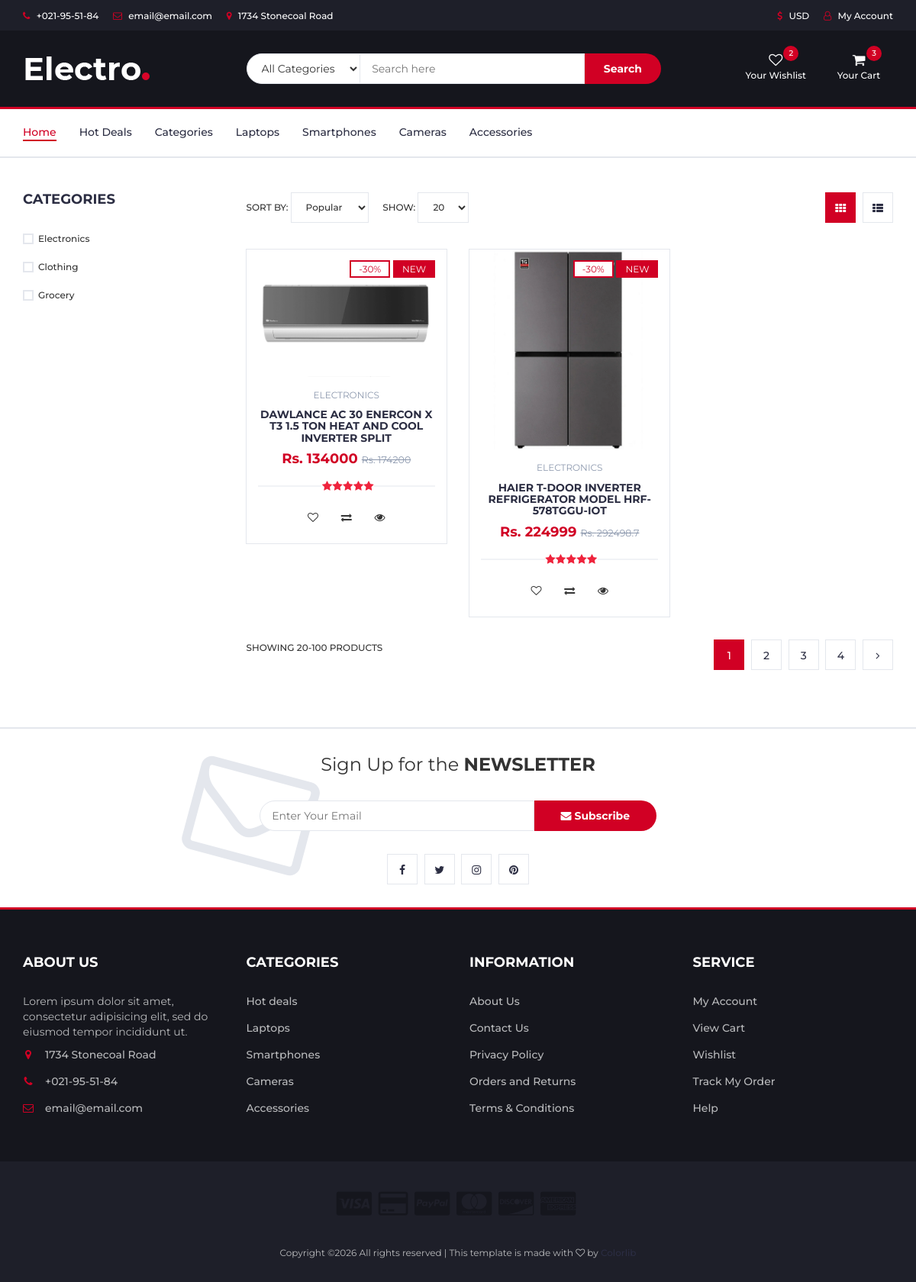
The page /ecommerce/User/store.php on the database as committed earlier.
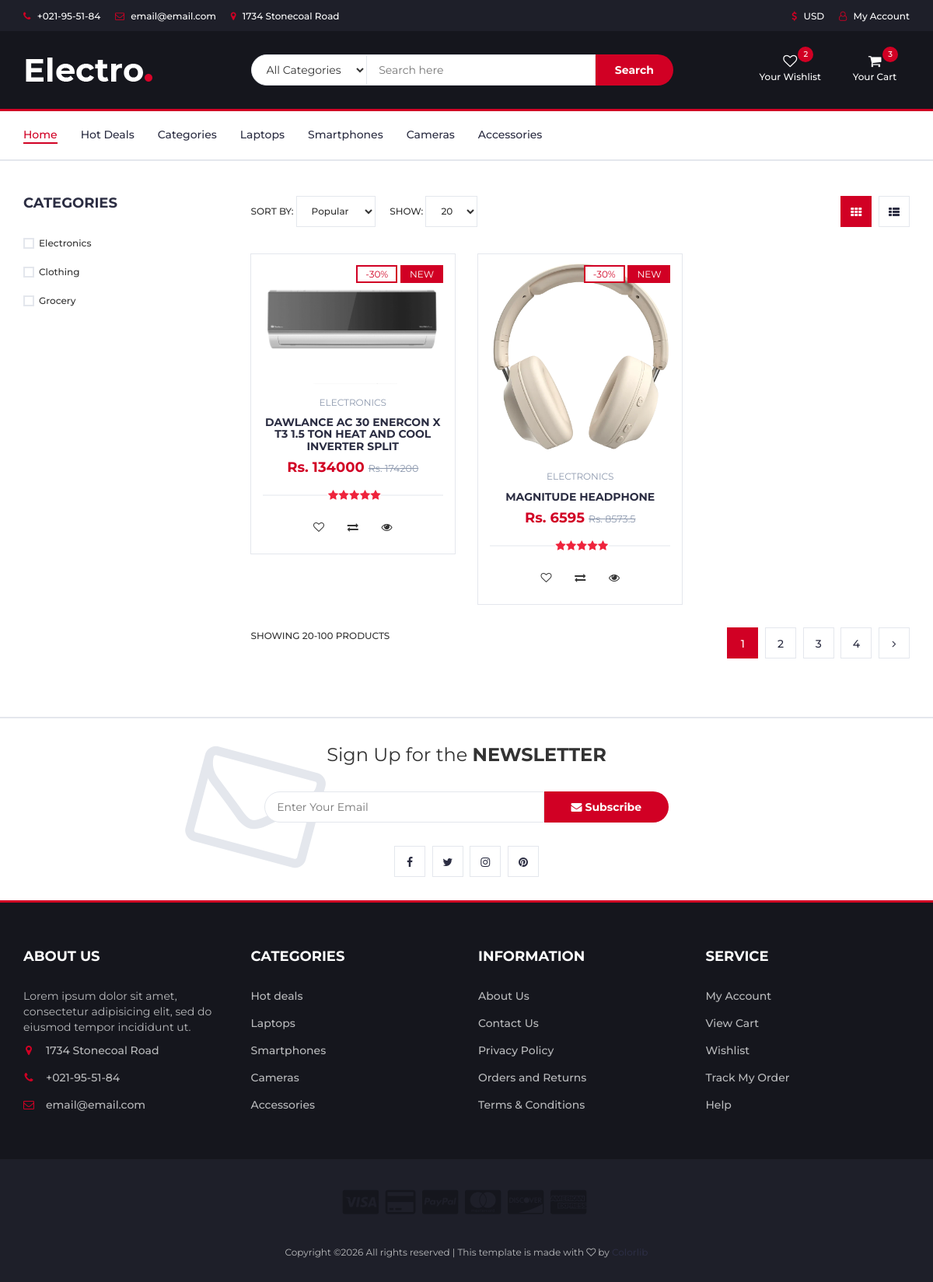
The same page on the database as committed later.
### tables this page shows
CREATE TABLE `categories` (
  `cat_id` int(11) NOT NULL,
  `cat_name` varchar(100) NOT NULL,
  `cat_desc` text NOT NULL
);

CREATE TABLE `products` (
  `p_id` int(11) NOT NULL,
  `title` varchar(100) NOT NULL,
  `description` text NOT NULL,
  `price` double NOT NULL,
  `stock` int(11) NOT NULL,
  `image` varchar(255) NOT NULL,
  `status` int(11) NOT NULL DEFAULT 1,
  `cat_id` int(11) NOT NULL,
  `created_at` datetime NOT NULL DEFAULT current_timestamp()
);

### ecommerce/User/store.php (the view, shortened to what this page needs)
<?php
@include_once("./components/header.php");
@require_once('../config/connection.php');
$getCategories="SELECT * FROM `categories` WHERE 1";
$getCategoriesResult=mysqli_query($conn,$getCategories);
$getProducts="SELECT * FROM `products` as p
INNER join categories as c
ON p.cat_id=c.cat_id
WHERE p.status=1;";
$getProductsResult=mysqli_query($conn,$getProducts);;
?>
		<div class="section">
			<div class="container">
				<div class="row">
					<div id="aside" class="col-md-3">
						<div class="aside">
							<h3 class="aside-title">Categories</h3>
							<div class="checkbox-filter">
							<?php
							while($row1=mysqli_fetch_assoc($getCategoriesResult)){
								$cat_name=$row1['cat_name'];
							?>
								<div class="input-checkbox">
									<label for="category-1">
										<span></span>
										<?= $cat_name ?>
									</label>
								</div>
<?php
							}
?>
							</div>
						</div>
					</div>
					<div id="store" class="col-md-9">
						<div class="store-filter clearfix">
							<div class="store-sort">
								<label>
									Sort By:
									<select class="input-select">
										<option value="0">Popular</option>
									</select>
								</label>
								<label>
									Show:
									<select class="input-select">
										<option value="0">20</option>
									</select>
								</label>
							</div>
							<ul class="store-grid">
								<li class="active"><i class="fa fa-th"></i></li>
								<li><a href="#"><i class="fa fa-th-list"></i></a></li>
							</ul>
						</div>
						<div class="row">
<?php
while($row=mysqli_fetch_assoc($getProductsResult)){
								$title=$row['title'];
								$oldprice=doubleval($row['price'] ) * 1.3;
							?>
							<div class="col-md-4 col-xs-6">
								<div class="product">
									<div class="product-img">
										<img src="../Admin/uploads/<?= $row["image"] ?>" alt="">
										<div class="product-label">
											<span class="sale">-30%</span>
											<span class="new">NEW</span>
										</div>
									</div>
									<div class="product-body">
										<p class="product-category"><?= $row["cat_name"] ?></p>
										<h3 class="product-name"><a href="#"><?= $title ?></a></h3>
										<h4 class="product-price">Rs. <?= $row["price"] ?> <del class="product-old-price">
										Rs.	<?= $oldprice ?>
										</del></h4>
										<div class="product-rating">
											<i class="fa fa-star"></i>
											<i class="fa fa-star"></i>
											<i class="fa fa-star"></i>
											<i class="fa fa-star"></i>
											<i class="fa fa-star"></i>
										</div>
										<div class="product-btns">
											<button class="add-to-wishlist"><i class="fa fa-heart-o"></i><span class="tooltipp">add to wishlist</span></button>
											<button class="add-to-compare"><i class="fa fa-exchange"></i><span class="tooltipp">add to compare</span></button>
											<button class="quick-view"><i class="fa fa-eye"></i><span class="tooltipp">quick view</span></button>
										</div>
									</div>
									<div class="add-to-cart">
										<button class="add-to-cart-btn"><i class="fa fa-shopping-cart"></i> add to cart</button>
									</div>
								</div>
							</div>
<?php
}
?>
						</div>
						<div class="store-filter clearfix">
							<span class="store-qty">Showing 20-100 products</span>
							<ul class="store-pagination">
								<li class="active">1</li>
								<li><a href="#">2</a></li>
								<li><a href="#">3</a></li>
								<li><a href="#">4</a></li>
								<li><a href="#"><i class="fa fa-angle-right"></i></a></li>
							</ul>
						</div>
					</div>
				</div>
			</div>
		</div>
		<?php
@include_once("./components/footer.php");
?>

### ecommerce/User/components/header.php (shortened to what this page needs)
<!DOCTYPE html>
<html lang="en">
	<head>
		<link type="text/css" rel="stylesheet" href="css/bootstrap.min.css"/>
		<link type="text/css" rel="stylesheet" href="css/slick.css"/>
		<link type="text/css" rel="stylesheet" href="css/slick-theme.css"/>
		<link type="text/css" rel="stylesheet" href="css/nouislider.min.css"/>
		<link rel="stylesheet" href="css/font-awesome.min.css">
		<link type="text/css" rel="stylesheet" href="css/style.css"/>
    </head>
	<body>
		<header>
			<div id="top-header">
				<div class="container">
					<ul class="header-links pull-left">
						<li><a href="#"><i class="fa fa-phone"></i> +021-95-51-84</a></li>
						<li><a href="#"><i class="fa fa-envelope-o"></i> email@email.com</a></li>
						<li><a href="#"><i class="fa fa-map-marker"></i> 1734 Stonecoal Road</a></li>
					</ul>
					<ul class="header-links pull-right">
						<li><a href="#"><i class="fa fa-dollar"></i> USD</a></li>
						<li><a href="#"><i class="fa fa-user-o"></i> My Account</a></li>
					</ul>
				</div>
			</div>
			<div id="header">
				<div class="container">
					<div class="row">
						<div class="col-md-3">
							<div class="header-logo">
								<a href="#" class="logo">
									<img src="./img/logo.png" alt="">
								</a>
							</div>
						</div>
						<div class="col-md-6">
							<div class="header-search">
								<form>
									<select class="input-select">
										<option value="0">All Categories</option>
									</select>
									<input class="input" placeholder="Search here">
									<button class="search-btn">Search</button>
								</form>
							</div>
						</div>
						<div class="col-md-3 clearfix">
							<div class="header-ctn">
								<div>
									<a href="#">
										<i class="fa fa-heart-o"></i>
										<span>Your Wishlist</span>
										<div class="qty">2</div>
									</a>
								</div>
								<div class="dropdown">
									<a class="dropdown-toggle" data-toggle="dropdown" aria-expanded="true">
										<i class="fa fa-shopping-cart"></i>
										<span>Your Cart</span>
										<div class="qty">3</div>
									</a>
								</div>
							</div>
						</div>
					</div>
				</div>
			</div>
		</header>
		<nav id="navigation">
			<div class="container">
				<div id="responsive-nav">
					<ul class="main-nav nav navbar-nav">
						<li class="active"><a href="#">Home</a></li>
						<li><a href="#">Hot Deals</a></li>
						<li><a href="#">Categories</a></li>
						<li><a href="#">Laptops</a></li>
						<li><a href="#">Smartphones</a></li>
						<li><a href="#">Cameras</a></li>
						<li><a href="#">Accessories</a></li>
					</ul>
				</div>
			</div>
		</nav>

### ecommerce/User/components/footer.php (shortened to what this page needs)
		<div id="newsletter" class="section">
			<div class="container">
				<div class="row">
					<div class="col-md-12">
						<div class="newsletter">
							<p>Sign Up for the <strong>NEWSLETTER</strong></p>
							<form>
								<input class="input" type="email" placeholder="Enter Your Email">
								<button class="newsletter-btn"><i class="fa fa-envelope"></i> Subscribe</button>
							</form>
							<ul class="newsletter-follow">
								<li>
									<a href="#"><i class="fa fa-facebook"></i></a>
								</li>
								<li>
									<a href="#"><i class="fa fa-twitter"></i></a>
								</li>
								<li>
									<a href="#"><i class="fa fa-instagram"></i></a>
								</li>
								<li>
									<a href="#"><i class="fa fa-pinterest"></i></a>
								</li>
							</ul>
						</div>
					</div>
				</div>
			</div>
		</div>
		<footer id="footer">
			<div class="section">
				<div class="container">
					<div class="row">
						<div class="col-md-3 col-xs-6">
							<div class="footer">
								<h3 class="footer-title">About Us</h3>
								<p>Lorem ipsum dolor sit amet, consectetur adipisicing elit, sed do eiusmod tempor incididunt ut.</p>
								<ul class="footer-links">
									<li><a href="#"><i class="fa fa-map-marker"></i>1734 Stonecoal Road</a></li>
									<li><a href="#"><i class="fa fa-phone"></i>+021-95-51-84</a></li>
									<li><a href="#"><i class="fa fa-envelope-o"></i>email@email.com</a></li>
								</ul>
							</div>
						</div>
						<div class="col-md-3 col-xs-6">
							<div class="footer">
								<h3 class="footer-title">Categories</h3>
								<ul class="footer-links">
									<li><a href="#">Hot deals</a></li>
									<li><a href="#">Laptops</a></li>
									<li><a href="#">Smartphones</a></li>
									<li><a href="#">Cameras</a></li>
									<li><a href="#">Accessories</a></li>
								</ul>
							</div>
						</div>
						<div class="col-md-3 col-xs-6">
							<div class="footer">
								<h3 class="footer-title">Information</h3>
								<ul class="footer-links">
									<li><a href="#">About Us</a></li>
									<li><a href="#">Contact Us</a></li>
									<li><a href="#">Privacy Policy</a></li>
									<li><a href="#">Orders and Returns</a></li>
									<li><a href="#">Terms & Conditions</a></li>
								</ul>
							</div>
						</div>
						<div class="col-md-3 col-xs-6">
							<div class="footer">
								<h3 class="footer-title">Service</h3>
								<ul class="footer-links">
									<li><a href="#">My Account</a></li>
									<li><a href="#">View Cart</a></li>
									<li><a href="#">Wishlist</a></li>
									<li><a href="#">Track My Order</a></li>
									<li><a href="#">Help</a></li>
								</ul>
							</div>
						</div>
					</div>
				</div>
			</div>
			<div id="bottom-footer" class="section">
				<div class="container">
					<div class="row">
						<div class="col-md-12 text-center">
							<ul class="footer-payments">
								<li><a href="#"><i class="fa fa-cc-visa"></i></a></li>
								<li><a href="#"><i class="fa fa-credit-card"></i></a></li>
								<li><a href="#"><i class="fa fa-cc-paypal"></i></a></li>
								<li><a href="#"><i class="fa fa-cc-mastercard"></i></a></li>
								<li><a href="#"><i class="fa fa-cc-discover"></i></a></li>
								<li><a href="#"><i class="fa fa-cc-amex"></i></a></li>
							</ul>
							<span class="copyright">
								Copyright &copy;<script>document.write(new Date().getFullYear());</script> All rights reserved | This template is made with <i class="fa fa-heart-o" aria-hidden="true"></i> by <a href="https://colorlib.com" target="_blank">Colorlib</a>
							</span>
						</div>
					</div>
				</div>
			</div>
		</footer>
	</body>
</html>

Rows that differ between the two databases and show on the page:
removed products: image (picture), cat.cat_name "ELECTRONICS", title "HAIER T-DOOR INVERTER REFRIGERATOR MODEL HRF-578TGGU-IOT", price "224999", price "292498.7"
added products: image (picture), cat.cat_name "ELECTRONICS", title "MAGNITUDE HEADPHONE", price "6595", price "8573.5"
